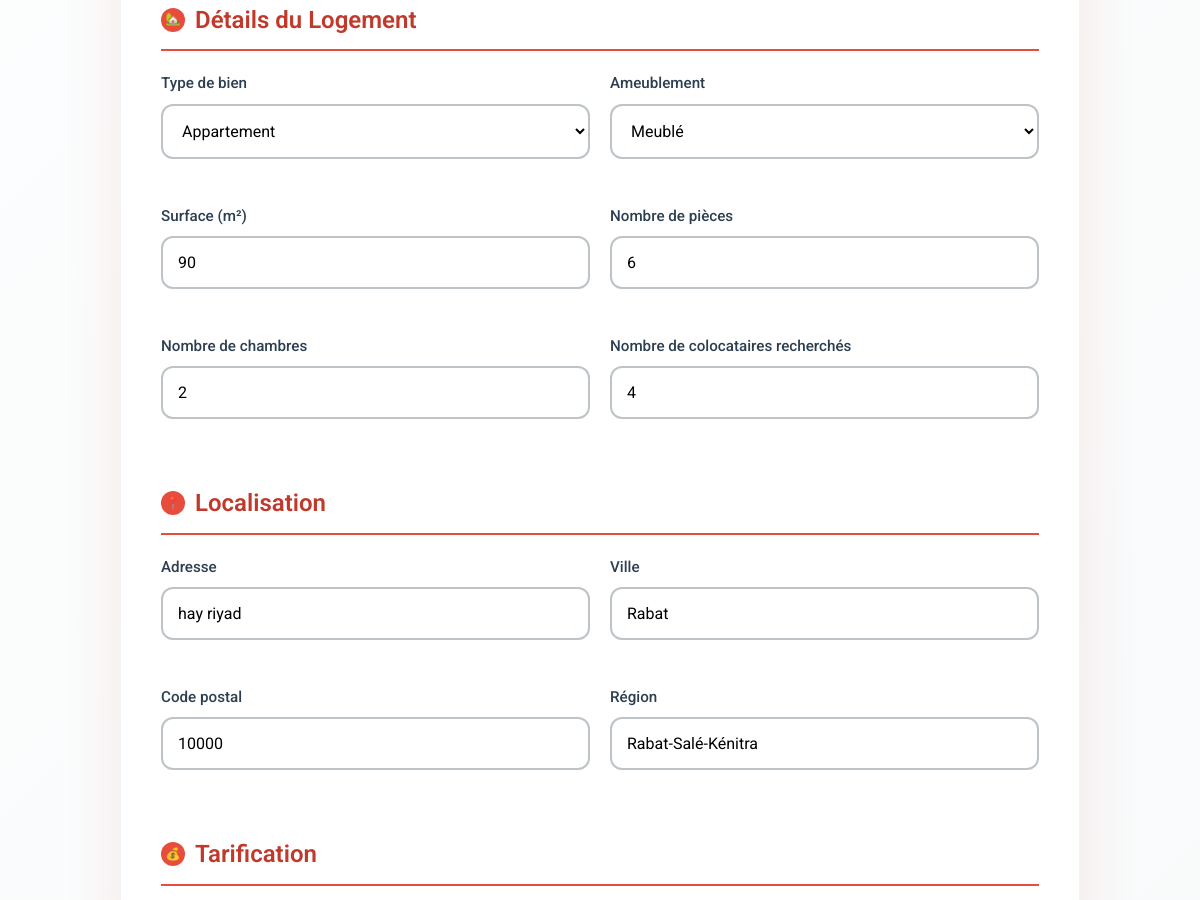
/app1/modifier_annonce/6 (middle part), run on an earlier commit of the app's database.
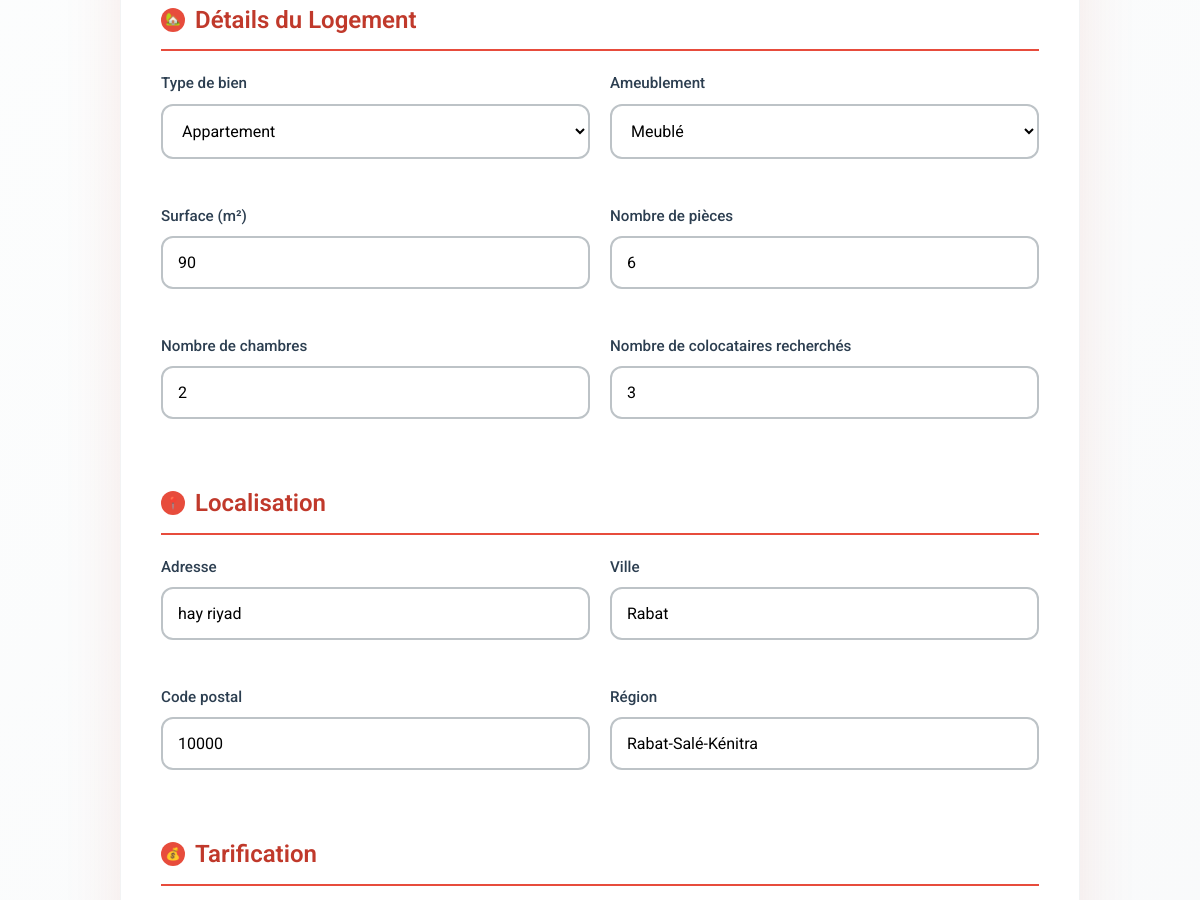
And on a later commit of the database.
### app1/models.py (models this page shows, shortened)
class ColocationOffer(models.Model):
    STATUS_TYPES = [
        ('Disponible', 'Disponible'),
        ('Refusé', 'Refusé'),
        ('En attente', 'En attente'),
        ('Fini', 'Fini'),
    ]
    owner = models.ForeignKey(CustomUser, on_delete=models.CASCADE, related_name="colocation_offers")
    house = models.ForeignKey(House, on_delete=models.CASCADE, null=True , blank=True , related_name="offers")
    nombre_personne = models.PositiveIntegerField(default=1)
    rent = models.DecimalField(max_digits=10, decimal_places=2)
    charges = models.DecimalField(max_digits=10, decimal_places=2)
    status = models.CharField(max_length=255, choices=STATUS_TYPES, default="En attente")
    autorisation = models.BooleanField(default=False)
    created_at = models.DateTimeField(auto_now_add=True)

class House(models.Model):
    PROPERTY_TYPES = [
        ('Appartement', 'Appartement'),
        ('Maison', 'Maison'),
        ('Studio', 'Studio'),
        ('Loft', 'Loft'),
        ('Chambre', 'Chambre'),
        ('Autre', 'Autre'),
    ]
    FURNISHED_CHOICES = [
        ('Meublé', 'Meublé'),
        ('Non meublé', 'Non meublé'),
    ]
    owner = models.ForeignKey(CustomUser, on_delete=models.CASCADE, related_name="houses")
    title = models.CharField(max_length=255)
    description = models.TextField()
    property_type = models.CharField(max_length=255, choices=PROPERTY_TYPES)
    furnished = models.CharField(max_length=255, choices=FURNISHED_CHOICES)
    surface = models.PositiveIntegerField()
    rooms = models.PositiveIntegerField()
    bedrooms = models.PositiveIntegerField()
    address = models.CharField(max_length=255)
    city = models.ForeignKey(City, on_delete=models.CASCADE)
    code_postal = models.BigIntegerField(blank=True, null=True)
    region = models.CharField(max_length=255, null=True, blank=True)
    location_name = models.CharField(max_length=255, default="Location undefined")
    parking = models.BooleanField(default=False)
    elevator = models.BooleanField(default=False)
    balcony = models.BooleanField(default=False)
    heating = models.BooleanField(default=False)
    ac = models.BooleanField(default=False)
    garden = models.BooleanField(default=False)

class City(models.Model):
    name = models.CharField(max_length=100,blank=True,null=True)
    region = models.CharField(max_length=100,blank=True,null=True)
    postal_code = models.CharField(max_length=10, blank=True, null=True)
    def __str__(self):
        return self.name

### app1/views.py (the view)
# urls.py: path('modifier_annonce/<int:id>',modifier_annonce,name="modifier_annonce"),
def modifier_annonce(request,id):
    annonce = ColocationOffer.objects.get(id = id)
    return render(request,'private/modifier_annonce.html',{'annonce' : annonce , 'id' : id })

### templates/private/modifier_annonce.html (shortened to what the changed rows need)
<!DOCTYPE html>
{% load static %}
<html lang="fr">
<head>
    <link rel="stylesheet" href="{% static "css/main/main.css" %}">
    <link rel="stylesheet" href="{% static "css/private/modifier_annonce.css" %}">
</head>
<body>
    <div class="container">
        <div class="form-container animation-fade-in">
            <form id="colocationForm" action="{% url "modifier_annonce_action" annonce.id %}"  method="POST">
                <div class="form-section">
                    <h2 class="section-title">
                        <span class="section-icon">🏡</span>
                        Détails du Logement
                    </h2>
                    <div class="form-grid">
                        <div class="form-group">
                            <label for="property_type">Type de bien</label>
                            <select id="property_type" name="property_type" class="form-control">
                                <option value="Appartement" {% if annonce.house.property_type == "Appartement" %}selected{% endif %}>Appartement</option>
                            </select>
                        </div>
                        <div class="form-group">
                            <label for="furnished">Ameublement</label>
                            <select id="furnished" name="furnished" class="form-control">
                                <option value="Meublé" {% if annonce.house.furnished == "Meublé" %}selected{% endif %}>Meublé</option>
                            </select>
                        </div>
                        <div class="form-group">
                            <label for="surface">Surface (m²)</label>
                            <input type="number" id="surface" name="surface" class="form-control" min="1" placeholder="50" value="{{annonce.house.surface}}">
                        </div>
                        <div class="form-group">
                            <label for="rooms">Nombre de pièces</label>
                            <input type="number" id="rooms" name="rooms" class="form-control" min="1" placeholder="3" value="{{annonce.house.rooms}}">
                        </div>
                        <div class="form-group">
                            <label for="bedrooms">Nombre de chambres</label>
                            <input type="number" id="bedrooms" name="bedrooms" class="form-control" min="1" placeholder="2" value="{{annonce.house.bedrooms}}">
                        </div>
                        <div class="form-group">
                            <label for="nombre_personne">Nombre de colocataires recherchés</label>
                            <input type="number" id="nombre_personne" name="nombre_personne" class="form-control" min="1" value="{{annonce.nombre_personne}}">
                        </div>
                    </div>
                </div>
                <div class="form-section">
                    <h2 class="section-title">
                        <span class="section-icon">📍</span>
                        Localisation
                    </h2>
                    <div class="form-grid">
                        <div class="form-group">
                            <label for="address">Adresse</label>
                            <input type="text" id="address" name="address" class="form-control" placeholder="123 Rue de la Paix" value="{{annonce.house.address}}">
                        </div>
                        <div class="form-group">
                            <label for="city">Ville</label>
                            <input type="text" id="city" name="city" class="form-control" placeholder="Paris" readonly value="{{annonce.house.city}}">
                        </div>
                        <div class="form-group">
                            <label for="code_postal">Code postal</label>
                            <input type="number" id="code_postal" name="code_postal" class="form-control" placeholder="75001" value="{{annonce.house.code_postal}}">
                        </div>
                        <div class="form-group">
                            <label for="region">Région</label>
                            <input type="text" id="region" name="region" class="form-control" placeholder="Île-de-France" value="{{annonce.house.region}}">
                        </div>
                    </div>
                </div>
                <div class="form-section">
                    <h2 class="section-title">
                        <span class="section-icon">💰</span>
                        Tarification
                    </h2>
                </div>
            </form>
        </div>
    </div>
</body>
</html>

What changed in the data, as far as the page shows it:
changed ColocationOffer "Appartement": nombre_personne "4" → "3"
